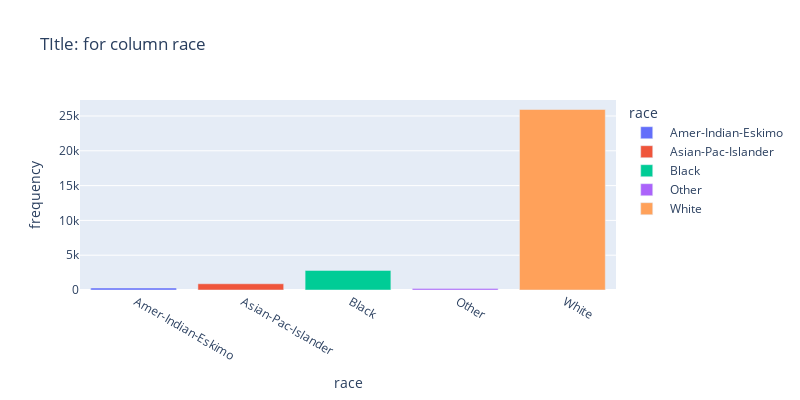
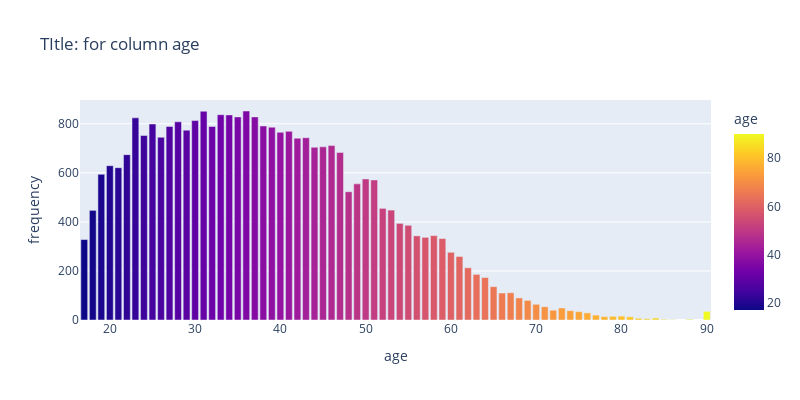
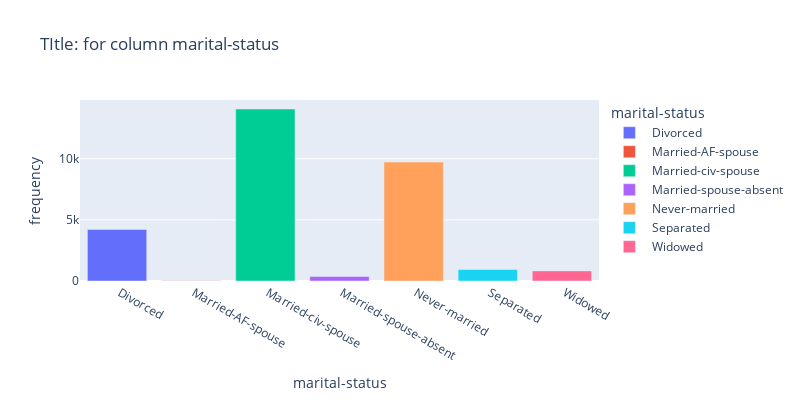
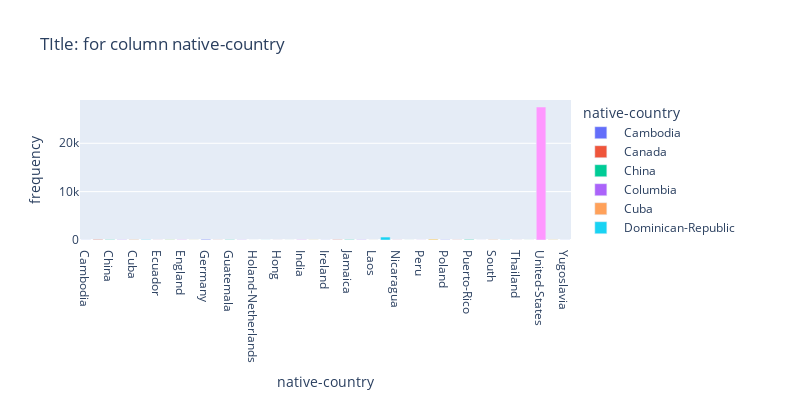

These figures' notebook cell, in order:
### Code cell
# plotting distributions of Protected variables

import plotly.express as px
cols=["race","age","marital-status","native-country"]
for col in cols:
  values=np.unique(data[col])
  count=[]

  for v in values:
    count.append(np.sum(data[col]==v))
  
  df=pd.DataFrame(list(zip(values,count)),columns=[col,"value"])

  fig=px.bar(df,y="value",x=col,color=col,title=f"TItle: for column {col}",height=400,width=800
             ,labels={
                     "value": "frequency"
                    
                 })
  
  fig.show()

### Figure 1 — Plotly figure (JSON) as saved in the notebook; plotly's stock layout.template omitted (floating-point values rounded to 4 significant figures)
{"data": [{"alignmentgroup": "True", "hovertemplate": "race=%{x}<br>frequency=%{y}<extra></extra>", "legendgroup": " Amer-Indian-Eskimo", "marker": {"color": "#636efa", "pattern": {"shape": ""}}, "name": " Amer-Indian-Eskimo", "offsetgroup": " Amer-Indian-Eskimo", "orientation": "v", "showlegend": true, "textposition": "auto", "type": "bar", "x": [" Amer-Indian-Eskimo"], "xaxis": "x", "y": [286], "yaxis": "y"}, {"alignmentgroup": "True", "hovertemplate": "race=%{x}<br>frequency=%{y}<extra></extra>", "legendgroup": " Asian-Pac-Islander", "marker": {"color": "#EF553B", "pattern": {"shape": ""}}, "name": " Asian-Pac-Islander", "offsetgroup": " Asian-Pac-Islander", "orientation": "v", "showlegend": true, "textposition": "auto", "type": "bar", "x": [" Asian-Pac-Islander"], "xaxis": "x", "y": [895], "yaxis": "y"}, {"alignmentgroup": "True", "hovertemplate": "race=%{x}<br>frequency=%{y}<extra></extra>", "legendgroup": " Black", "marker": {"color": "#00cc96", "pattern": {"shape": ""}}, "name": " Black", "offsetgroup": " Black", "orientation": "v", "showlegend": true, "textposition": "auto", "type": "bar", "x": [" Black"], "xaxis": "x", "y": [2817], "yaxis": "y"}, {"alignmentgroup": "True", "hovertemplate": "race=%{x}<br>frequency=%{y}<extra></extra>", "legendgroup": " Other", "marker": {"color": "#ab63fa", "pattern": {"shape": ""}}, "name": " Other", "offsetgroup": " Other", "orientation": "v", "showlegend": true, "textposition": "auto", "type": "bar", "x": [" Other"], "xaxis": "x", "y": [231], "yaxis": "y"}, {"alignmentgroup": "True", "hovertemplate": "race=%{x}<br>frequency=%{y}<extra></extra>", "legendgroup": " White", "marker": {"color": "#FFA15A", "pattern": {"shape": ""}}, "name": " White", "offsetgroup": " White", "orientation": "v", "showlegend": true, "textposition": "auto", "type": "bar", "x": [" White"], "xaxis": "x", "y": [25933], "yaxis": "y"}], "layout": {"barmode": "relative", "height": 400, "legend": {"title": {"text": "race"}, "tracegroupgap": 0}, "title": {"text": "TItle: for column race"}, "width": 800, "xaxis": {"anchor": "y", "categoryarray": [" Amer-Indian-Eskimo", " Asian-Pac-Islander", " Black", " Other", " White"], "categoryorder": "array", "domain": [0, 1], "title": {"text": "race"}}, "yaxis": {"anchor": "x", "domain": [0, 1], "title": {"text": "frequency"}}}}

### Figure 2 — Plotly figure (JSON) as saved in the notebook; plotly's stock layout.template omitted (floating-point values rounded to 4 significant figures)
{"data": [{"alignmentgroup": "True", "hovertemplate": "age=%{marker.color}<br>frequency=%{y}<extra></extra>", "legendgroup": "", "marker": {"color": [17, 18, 19, 20, 21, 22, 23, 24, 25, 26, 27, 28, 29, 30, 31, 32, 33, 34, 35, 36, 37, 38, 39, 40, 41, 42, 43, 44, 45, 46, 47, 48, 49, 50, 51, 52, 53, 54, 55, 56, 57, 58, 59, 60, 61, 62, 63, 64, 65, 66, 67, 68, 69, 70, 71, 72, 73, 74, 75, 76, 77, 78, 79, 80, 81, 82, 83, 84, 85, 86, 88, 90], "coloraxis": "coloraxis", "pattern": {"shape": ""}}, "name": "", "offsetgroup": "", "orientation": "v", "showlegend": false, "textposition": "auto", "type": "bar", "x": [17, 18, 19, 20, 21, 22, 23, 24, 25, 26, 27, 28, 29, 30, 31, 32, 33, 34, 35, 36, 37, 38, 39, 40, 41, 42, 43, 44, 45, 46, 47, 48, 49, 50, 51, 52, 53, 54, 55, 56, 57, 58, 59, 60, 61, 62, 63, 64, 65, 66, 67, 68, 69, 70, 71, 72, 73, 74, 75, 76, 77, 78, 79, 80, 81, 82, 83, 84, 85, 86, 88, 90], "xaxis": "x", "y": [328, 447, 594, 629, 621, 674, 824, 752, 799, 745, 789, 808, 774, 813, 851, 789, 837, 836, 828, 852, 828, 791, 786, 765, 769, 741, 743, 704, 706, 711, 683, 523, 555, 575, 571, 455, 448, 394, 386, 343, 337, 344, 332, 276, 259, 213, 186, 173, 136, 110, 111, 90, 80, 64, 54, 40, 49, 38, 34, 29, 20, 14, 15, 16, 13, 7, 5, 8, 3, 1, 3, 35], "yaxis": "y"}], "layout": {"barmode": "relative", "coloraxis": {"colorbar": {"title": {"text": "age"}}, "colorscale": [[0, "#0d0887"], [0.1111, "#46039f"], [0.2222, "#7201a8"], [0.3333, "#9c179e"], [0.4444, "#bd3786"], [0.5556, "#d8576b"], [0.6667, "#ed7953"], [0.7778, "#fb9f3a"], [0.8889, "#fdca26"], [1, "#f0f921"]]}, "height": 400, "legend": {"tracegroupgap": 0}, "title": {"text": "TItle: for column age"}, "width": 800, "xaxis": {"anchor": "y", "domain": [0, 1], "title": {"text": "age"}}, "yaxis": {"anchor": "x", "domain": [0, 1], "title": {"text": "frequency"}}}}

### Figure 3 — Plotly figure (JSON) as saved in the notebook; plotly's stock layout.template omitted (floating-point values rounded to 4 significant figures)
{"data": [{"alignmentgroup": "True", "hovertemplate": "marital-status=%{x}<br>frequency=%{y}<extra></extra>", "legendgroup": " Divorced", "marker": {"color": "#636efa", "pattern": {"shape": ""}}, "name": " Divorced", "offsetgroup": " Divorced", "orientation": "v", "showlegend": true, "textposition": "auto", "type": "bar", "x": [" Divorced"], "xaxis": "x", "y": [4214], "yaxis": "y"}, {"alignmentgroup": "True", "hovertemplate": "marital-status=%{x}<br>frequency=%{y}<extra></extra>", "legendgroup": " Married-AF-spouse", "marker": {"color": "#EF553B", "pattern": {"shape": ""}}, "name": " Married-AF-spouse", "offsetgroup": " Married-AF-spouse", "orientation": "v", "showlegend": true, "textposition": "auto", "type": "bar", "x": [" Married-AF-spouse"], "xaxis": "x", "y": [21], "yaxis": "y"}, {"alignmentgroup": "True", "hovertemplate": "marital-status=%{x}<br>frequency=%{y}<extra></extra>", "legendgroup": " Married-civ-spouse", "marker": {"color": "#00cc96", "pattern": {"shape": ""}}, "name": " Married-civ-spouse", "offsetgroup": " Married-civ-spouse", "orientation": "v", "showlegend": true, "textposition": "auto", "type": "bar", "x": [" Married-civ-spouse"], "xaxis": "x", "y": [14065], "yaxis": "y"}, {"alignmentgroup": "True", "hovertemplate": "marital-status=%{x}<br>frequency=%{y}<extra></extra>", "legendgroup": " Married-spouse-absent", "marker": {"color": "#ab63fa", "pattern": {"shape": ""}}, "name": " Married-spouse-absent", "offsetgroup": " Married-spouse-absent", "orientation": "v", "showlegend": true, "textposition": "auto", "type": "bar", "x": [" Married-spouse-absent"], "xaxis": "x", "y": [370], "yaxis": "y"}, {"alignmentgroup": "True", "hovertemplate": "marital-status=%{x}<br>frequency=%{y}<extra></extra>", "legendgroup": " Never-married", "marker": {"color": "#FFA15A", "pattern": {"shape": ""}}, "name": " Never-married", "offsetgroup": " Never-married", "orientation": "v", "showlegend": true, "textposition": "auto", "type": "bar", "x": [" Never-married"], "xaxis": "x", "y": [9726], "yaxis": "y"}, {"alignmentgroup": "True", "hovertemplate": "marital-status=%{x}<br>frequency=%{y}<extra></extra>", "legendgroup": " Separated", "marker": {"color": "#19d3f3", "pattern": {"shape": ""}}, "name": " Separated", "offsetgroup": " Separated", "orientation": "v", "showlegend": true, "textposition": "auto", "type": "bar", "x": [" Separated"], "xaxis": "x", "y": [939], "yaxis": "y"}, {"alignmentgroup": "True", "hovertemplate": "marital-status=%{x}<br>frequency=%{y}<extra></extra>", "legendgroup": " Widowed", "marker": {"color": "#FF6692", "pattern": {"shape": ""}}, "name": " Widowed", "offsetgroup": " Widowed", "orientation": "v", "showlegend": true, "textposition": "auto", "type": "bar", "x": [" Widowed"], "xaxis": "x", "y": [827], "yaxis": "y"}], "layout": {"barmode": "relative", "height": 400, "legend": {"title": {"text": "marital-status"}, "tracegroupgap": 0}, "title": {"text": "TItle: for column marital-status"}, "width": 800, "xaxis": {"anchor": "y", "categoryarray": [" Divorced", " Married-AF-spouse", " Married-civ-spouse", " Married-spouse-absent", " Never-married", " Separated", " Widowed"], "categoryorder": "array", "domain": [0, 1], "title": {"text": "marital-status"}}, "yaxis": {"anchor": "x", "domain": [0, 1], "title": {"text": "frequency"}}}}

### Figure 4 — Plotly figure (JSON) as saved in the notebook; plotly's stock layout.template omitted (floating-point values rounded to 4 significant figures)
{"data": [{"alignmentgroup": "True", "hovertemplate": "native-country=%{x}<br>frequency=%{y}<extra></extra>", "legendgroup": " Cambodia", "marker": {"color": "#636efa", "pattern": {"shape": ""}}, "name": " Cambodia", "offsetgroup": " Cambodia", "orientation": "v", "showlegend": true, "textposition": "auto", "type": "bar", "x": [" Cambodia"], "xaxis": "x", "y": [18], "yaxis": "y"}, {"alignmentgroup": "True", "hovertemplate": "native-country=%{x}<br>frequency=%{y}<extra></extra>", "legendgroup": " Canada", "marker": {"color": "#EF553B", "pattern": {"shape": ""}}, "name": " Canada", "offsetgroup": " Canada", "orientation": "v", "showlegend": true, "textposition": "auto", "type": "bar", "x": [" Canada"], "xaxis": "x", "y": [107], "yaxis": "y"}, {"alignmentgroup": "True", "hovertemplate": "native-country=%{x}<br>frequency=%{y}<extra></extra>", "legendgroup": " China", "marker": {"color": "#00cc96", "pattern": {"shape": ""}}, "name": " China", "offsetgroup": " China", "orientation": "v", "showlegend": true, "textposition": "auto", "type": "bar", "x": [" China"], "xaxis": "x", "y": [68], "yaxis": "y"}, {"alignmentgroup": "True", "hovertemplate": "native-country=%{x}<br>frequency=%{y}<extra></extra>", "legendgroup": " Columbia", "marker": {"color": "#ab63fa", "pattern": {"shape": ""}}, "name": " Columbia", "offsetgroup": " Columbia", "orientation": "v", "showlegend": true, "textposition": "auto", "type": "bar", "x": [" Columbia"], "xaxis": "x", "y": [56], "yaxis": "y"}, {"alignmentgroup": "True", "hovertemplate": "native-country=%{x}<br>frequency=%{y}<extra></extra>", "legendgroup": " Cuba", "marker": {"color": "#FFA15A", "pattern": {"shape": ""}}, "name": " Cuba", "offsetgroup": " Cuba", "orientation": "v", "showlegend": true, "textposition": "auto", "type": "bar", "x": [" Cuba"], "xaxis": "x", "y": [92], "yaxis": "y"}, {"alignmentgroup": "True", "hovertemplate": "native-country=%{x}<br>frequency=%{y}<extra></extra>", "legendgroup": " Dominican-Republic", "marker": {"color": "#19d3f3", "pattern": {"shape": ""}}, "name": " Dominican-Republic", "offsetgroup": " Dominican-Republic", "orientation": "v", "showlegend": true, "textposition": "auto", "type": "bar", "x": [" Dominican-Republic"], "xaxis": "x", "y": [67], "yaxis": "y"}, {"alignmentgroup": "True", "hovertemplate": "native-country=%{x}<br>frequency=%{y}<extra></extra>", "legendgroup": " Ecuador", "marker": {"color": "#FF6692", "pattern": {"shape": ""}}, "name": " Ecuador", "offsetgroup": " Ecuador", "orientation": "v", "showlegend": true, "textposition": "auto", "type": "bar", "x": [" Ecuador"], "xaxis": "x", "y": [27], "yaxis": "y"}, {"alignmentgroup": "True", "hovertemplate": "native-country=%{x}<br>frequency=%{y}<extra></extra>", "legendgroup": " El-Salvador", "marker": {"color": "#B6E880", "pattern": {"shape": ""}}, "name": " El-Salvador", "offsetgroup": " El-Salvador", "orientation": "v", "showlegend": true, "textposition": "auto", "type": "bar", "x": [" El-Salvador"], "xaxis": "x", "y": [100], "yaxis": "y"}, {"alignmentgroup": "True", "hovertemplate": "native-country=%{x}<br>frequency=%{y}<extra></extra>", "legendgroup": " England", "marker": {"color": "#FF97FF", "pattern": {"shape": ""}}, "name": " England", "offsetgroup": " England", "orientation": "v", "showlegend": true, "textposition": "auto", "type": "bar", "x": [" England"], "xaxis": "x", "y": [86], "yaxis": "y"}, {"alignmentgroup": "True", "hovertemplate": "native-country=%{x}<br>frequency=%{y}<extra></extra>", "legendgroup": " France", "marker": {"color": "#FECB52", "pattern": {"shape": ""}}, "name": " France", "offsetgroup": " France", "orientation": "v", "showlegend": true, "textposition": "auto", "type": "bar", "x": [" France"], "xaxis": "x", "y": [27], "yaxis": "y"}, {"alignmentgroup": "True", "hovertemplate": "native-country=%{x}<br>frequency=%{y}<extra></extra>", "legendgroup": " Germany", "marker": {"color": "#636efa", "pattern": {"shape": ""}}, "name": " Germany", "offsetgroup": " Germany", "orientation": "v", "showlegend": true, "textposition": "auto", "type": "bar", "x": [" Germany"], "xaxis": "x", "y": [128], "yaxis": "y"}, {"alignmentgroup": "True", "hovertemplate": "native-country=%{x}<br>frequency=%{y}<extra></extra>", "legendgroup": " Greece", "marker": {"color": "#EF553B", "pattern": {"shape": ""}}, "name": " Greece", "offsetgroup": " Greece", "orientation": "v", "showlegend": true, "textposition": "auto", "type": "bar", "x": [" Greece"], "xaxis": "x", "y": [29], "yaxis": "y"}, {"alignmentgroup": "True", "hovertemplate": "native-country=%{x}<br>frequency=%{y}<extra></extra>", "legendgroup": " Guatemala", "marker": {"color": "#00cc96", "pattern": {"shape": ""}}, "name": " Guatemala", "offsetgroup": " Guatemala", "orientation": "v", "showlegend": true, "textposition": "auto", "type": "bar", "x": [" Guatemala"], "xaxis": "x", "y": [63], "yaxis": "y"}, {"alignmentgroup": "True", "hovertemplate": "native-country=%{x}<br>frequency=%{y}<extra></extra>", "legendgroup": " Haiti", "marker": {"color": "#ab63fa", "pattern": {"shape": ""}}, "name": " Haiti", "offsetgroup": " Haiti", "orientation": "v", "showlegend": true, "textposition": "auto", "type": "bar", "x": [" Haiti"], "xaxis": "x", "y": [42], "yaxis": "y"}, {"alignmentgroup": "True", "hovertemplate": "native-country=%{x}<br>frequency=%{y}<extra></extra>", "legendgroup": " Holand-Netherlands", "marker": {"color": "#FFA15A", "pattern": {"shape": ""}}, "name": " Holand-Netherlands", "offsetgroup": " Holand-Netherlands", "orientation": "v", "showlegend": true, "textposition": "auto", "type": "bar", "x": [" Holand-Netherlands"], "xaxis": "x", "y": [1], "yaxis": "y"}, {"alignmentgroup": "True", "hovertemplate": "native-country=%{x}<br>frequency=%{y}<extra></extra>", "legendgroup": " Honduras", "marker": {"color": "#19d3f3", "pattern": {"shape": ""}}, "name": " Honduras", "offsetgroup": " Honduras", "orientation": "v", "showlegend": true, "textposition": "auto", "type": "bar", "x": [" Honduras"], "xaxis": "x", "y": [12], "yaxis": "y"}, {"alignmentgroup": "True", "hovertemplate": "native-country=%{x}<br>frequency=%{y}<extra></extra>", "legendgroup": " Hong", "marker": {"color": "#FF6692", "pattern": {"shape": ""}}, "name": " Hong", "offsetgroup": " Hong", "orientation": "v", "showlegend": true, "textposition": "auto", "type": "bar", "x": [" Hong"], "xaxis": "x", "y": [19], "yaxis": "y"}, {"alignmentgroup": "True", "hovertemplate": "native-country=%{x}<br>frequency=%{y}<extra></extra>", "legendgroup": " Hungary", "marker": {"color": "#B6E880", "pattern": {"shape": ""}}, "name": " Hungary", "offsetgroup": " Hungary", "orientation": "v", "showlegend": true, "textposition": "auto", "type": "bar", "x": [" Hungary"], "xaxis": "x", "y": [13], "yaxis": "y"}, {"alignmentgroup": "True", "hovertemplate": "native-country=%{x}<br>frequency=%{y}<extra></extra>", "legendgroup": " India", "marker": {"color": "#FF97FF", "pattern": {"shape": ""}}, "name": " India", "offsetgroup": " India", "orientation": "v", "showlegend": true, "textposition": "auto", "type": "bar", "x": [" India"], "xaxis": "x", "y": [100], "yaxis": "y"}, {"alignmentgroup": "True", "hovertemplate": "native-country=%{x}<br>frequency=%{y}<extra></extra>", "legendgroup": " Iran", "marker": {"color": "#FECB52", "pattern": {"shape": ""}}, "name": " Iran", "offsetgroup": " Iran", "orientation": "v", "showlegend": true, "textposition": "auto", "type": "bar", "x": [" Iran"], "xaxis": "x", "y": [42], "yaxis": "y"}, {"alignmentgroup": "True", "hovertemplate": "native-country=%{x}<br>frequency=%{y}<extra></extra>", "legendgroup": " Ireland", "marker": {"color": "#636efa", "pattern": {"shape": ""}}, "name": " Ireland", "offsetgroup": " Ireland", "orientation": "v", "showlegend": true, "textposition": "auto", "type": "bar", "x": [" Ireland"], "xaxis": "x", "y": [24], "yaxis": "y"}, {"alignmentgroup": "True", "hovertemplate": "native-country=%{x}<br>frequency=%{y}<extra></extra>", "legendgroup": " Italy", "marker": {"color": "#EF553B", "pattern": {"shape": ""}}, "name": " Italy", "offsetgroup": " Italy", "orientation": "v", "showlegend": true, "textposition": "auto", "type": "bar", "x": [" Italy"], "xaxis": "x", "y": [68], "yaxis": "y"}, {"alignmentgroup": "True", "hovertemplate": "native-country=%{x}<br>frequency=%{y}<extra></extra>", "legendgroup": " Jamaica", "marker": {"color": "#00cc96", "pattern": {"shape": ""}}, "name": " Jamaica", "offsetgroup": " Jamaica", "orientation": "v", "showlegend": true, "textposition": "auto", "type": "bar", "x": [" Jamaica"], "xaxis": "x", "y": [80], "yaxis": "y"}, {"alignmentgroup": "True", "hovertemplate": "native-country=%{x}<br>frequency=%{y}<extra></extra>", "legendgroup": " Japan", "marker": {"color": "#ab63fa", "pattern": {"shape": ""}}, "name": " Japan", "offsetgroup": " Japan", "orientation": "v", "showlegend": true, "textposition": "auto", "type": "bar", "x": [" Japan"], "xaxis": "x", "y": [59], "yaxis": "y"}, {"alignmentgroup": "True", "hovertemplate": "native-country=%{x}<br>frequency=%{y}<extra></extra>", "legendgroup": " Laos", "marker": {"color": "#FFA15A", "pattern": {"shape": ""}}, "name": " Laos", "offsetgroup": " Laos", "orientation": "v", "showlegend": true, "textposition": "auto", "type": "bar", "x": [" Laos"], "xaxis": "x", "y": [17], "yaxis": "y"}, {"alignmentgroup": "True", "hovertemplate": "native-country=%{x}<br>frequency=%{y}<extra></extra>", "legendgroup": " Mexico", "marker": {"color": "#19d3f3", "pattern": {"shape": ""}}, "name": " Mexico", "offsetgroup": " Mexico", "orientation": "v", "showlegend": true, "textposition": "auto", "type": "bar", "x": [" Mexico"], "xaxis": "x", "y": [610], "yaxis": "y"}, {"alignmentgroup": "True", "hovertemplate": "native-country=%{x}<br>frequency=%{y}<extra></extra>", "legendgroup": " Nicaragua", "marker": {"color": "#FF6692", "pattern": {"shape": ""}}, "name": " Nicaragua", "offsetgroup": " Nicaragua", "orientation": "v", "showlegend": true, "textposition": "auto", "type": "bar", "x": [" Nicaragua"], "xaxis": "x", "y": [33], "yaxis": "y"}, {"alignmentgroup": "True", "hovertemplate": "native-country=%{x}<br>frequency=%{y}<extra></extra>", "legendgroup": " Outlying-US(Guam-USVI-etc)", "marker": {"color": "#B6E880", "pattern": {"shape": ""}}, "name": " Outlying-US(Guam-USVI-etc)", "offsetgroup": " Outlying-US(Guam-USVI-etc)", "orientation": "v", "showlegend": true, "textposition": "auto", "type": "bar", "x": [" Outlying-US(Guam-USVI-etc)"], "xaxis": "x", "y": [14], "yaxis": "y"}, {"alignmentgroup": "True", "hovertemplate": "native-country=%{x}<br>frequency=%{y}<extra></extra>", "legendgroup": " Peru", "marker": {"color": "#FF97FF", "pattern": {"shape": ""}}, "name": " Peru", "offsetgroup": " Peru", "orientation": "v", "showlegend": true, "textposition": "auto", "type": "bar", "x": [" Peru"], "xaxis": "x", "y": [30], "yaxis": "y"}, {"alignmentgroup": "True", "hovertemplate": "native-country=%{x}<br>frequency=%{y}<extra></extra>", "legendgroup": " Philippines", "marker": {"color": "#FECB52", "pattern": {"shape": ""}}, "name": " Philippines", "offsetgroup": " Philippines", "orientation": "v", "showlegend": true, "textposition": "auto", "type": "bar", "x": [" Philippines"], "xaxis": "x", "y": [188], "yaxis": "y"}, {"alignmentgroup": "True", "hovertemplate": "native-country=%{x}<br>frequency=%{y}<extra></extra>", "legendgroup": " Poland", "marker": {"color": "#636efa", "pattern": {"shape": ""}}, "name": " Poland", "offsetgroup": " Poland", "orientation": "v", "showlegend": true, "textposition": "auto", "type": "bar", "x": [" Poland"], "xaxis": "x", "y": [56], "yaxis": "y"}, {"alignmentgroup": "True", "hovertemplate": "native-country=%{x}<br>frequency=%{y}<extra></extra>", "legendgroup": " Portugal", "marker": {"color": "#EF553B", "pattern": {"shape": ""}}, "name": " Portugal", "offsetgroup": " Portugal", "orientation": "v", "showlegend": true, "textposition": "auto", "type": "bar", "x": [" Portugal"], "xaxis": "x", "y": [34], "yaxis": "y"}, {"alignmentgroup": "True", "hovertemplate": "native-country=%{x}<br>frequency=%{y}<extra></extra>", "legendgroup": " Puerto-Rico", "marker": {"color": "#00cc96", "pattern": {"shape": ""}}, "name": " Puerto-Rico", "offsetgroup": " Puerto-Rico", "orientation": "v", "showlegend": true, "textposition": "auto", "type": "bar", "x": [" Puerto-Rico"], "xaxis": "x", "y": [109], "yaxis": "y"}, {"alignmentgroup": "True", "hovertemplate": "native-country=%{x}<br>frequency=%{y}<extra></extra>", "legendgroup": " Scotland", "marker": {"color": "#ab63fa", "pattern": {"shape": ""}}, "name": " Scotland", "offsetgroup": " Scotland", "orientation": "v", "showlegend": true, "textposition": "auto", "type": "bar", "x": [" Scotland"], "xaxis": "x", "y": [11], "yaxis": "y"}, {"alignmentgroup": "True", "hovertemplate": "native-country=%{x}<br>frequency=%{y}<extra></extra>", "legendgroup": " South", "marker": {"color": "#FFA15A", "pattern": {"shape": ""}}, "name": " South", "offsetgroup": " South", "orientation": "v", "showlegend": true, "textposition": "auto", "type": "bar", "x": [" South"], "xaxis": "x", "y": [71], "yaxis": "y"}, {"alignmentgroup": "True", "hovertemplate": "native-country=%{x}<br>frequency=%{y}<extra></extra>", "legendgroup": " Taiwan", "marker": {"color": "#19d3f3", "pattern": {"shape": ""}}, "name": " Taiwan", "offsetgroup": " Taiwan", "orientation": "v", "showlegend": true, "textposition": "auto", "type": "bar", "x": [" Taiwan"], "xaxis": "x", "y": [42], "yaxis": "y"}, {"alignmentgroup": "True", "hovertemplate": "native-country=%{x}<br>frequency=%{y}<extra></extra>", "legendgroup": " Thailand", "marker": {"color": "#FF6692", "pattern": {"shape": ""}}, "name": " Thailand", "offsetgroup": " Thailand", "orientation": "v", "showlegend": true, "textposition": "auto", "type": "bar", "x": [" Thailand"], "xaxis": "x", "y": [17], "yaxis": "y"}, {"alignmentgroup": "True", "hovertemplate": "native-country=%{x}<br>frequency=%{y}<extra></extra>", "legendgroup": " Trinadad&Tobago", "marker": {"color": "#B6E880", "pattern": {"shape": ""}}, "name": " Trinadad&Tobago", "offsetgroup": " Trinadad&Tobago", "orientation": "v", "showlegend": true, "textposition": "auto", "type": "bar", "x": [" Trinadad&Tobago"], "xaxis": "x", "y": [18], "yaxis": "y"}, {"alignmentgroup": "True", "hovertemplate": "native-country=%{x}<br>frequency=%{y}<extra></extra>", "legendgroup": " United-States", "marker": {"color": "#FF97FF", "pattern": {"shape": ""}}, "name": " United-States", "offsetgroup": " United-States", "orientation": "v", "showlegend": true, "textposition": "auto", "type": "bar", "x": [" United-States"], "xaxis": "x", "y": [27504], "yaxis": "y"}, {"alignmentgroup": "True", "hovertemplate": "native-country=%{x}<br>frequency=%{y}<extra></extra>", "legendgroup": " Vietnam", "marker": {"color": "#FECB52", "pattern": {"shape": ""}}, "name": " Vietnam", "offsetgroup": " Vietnam", "orientation": "v", "showlegend": true, "textposition": "auto", "type": "bar", "x": [" Vietnam"], "xaxis": "x", "y": [64], "yaxis": "y"}, {"alignmentgroup": "True", "hovertemplate": "native-country=%{x}<br>frequency=%{y}<extra></extra>", "legendgroup": " Yugoslavia", "marker": {"color": "#636efa", "pattern": {"shape": ""}}, "name": " Yugoslavia", "offsetgroup": " Yugoslavia", "orientation": "v", "showlegend": true, "textposition": "auto", "type": "bar", "x": [" Yugoslavia"], "xaxis": "x", "y": [16], "yaxis": "y"}], "layout": {"barmode": "relative", "height": 400, "legend": {"title": {"text": "native-country"}, "tracegroupgap": 0}, "title": {"text": "TItle: for column native-country"}, "width": 800, "xaxis": {"anchor": "y", "categoryarray": [" Cambodia", " Canada", " China", " Columbia", " Cuba", " Dominican-Republic", " Ecuador", " El-Salvador", " England", " France", " Germany", " Greece", " Guatemala", " Haiti", " Holand-Netherlands", " Honduras", " Hong", " Hungary", " India", " Iran", " Ireland", " Italy", " Jamaica", " Japan", " Laos", " Mexico", " Nicaragua", " Outlying-US(Guam-USVI-etc)", " Peru", " Philippines", " Poland", " Portugal", " Puerto-Rico", " Scotland", " South", " Taiwan", " Thailand", " Trinadad&Tobago", " United-States", " Vietnam", " Yugoslavia"], "categoryorder": "array", "domain": [0, 1], "title": {"text": "native-country"}}, "yaxis": {"anchor": "x", "domain": [0, 1], "title": {"text": "frequency"}}}}
